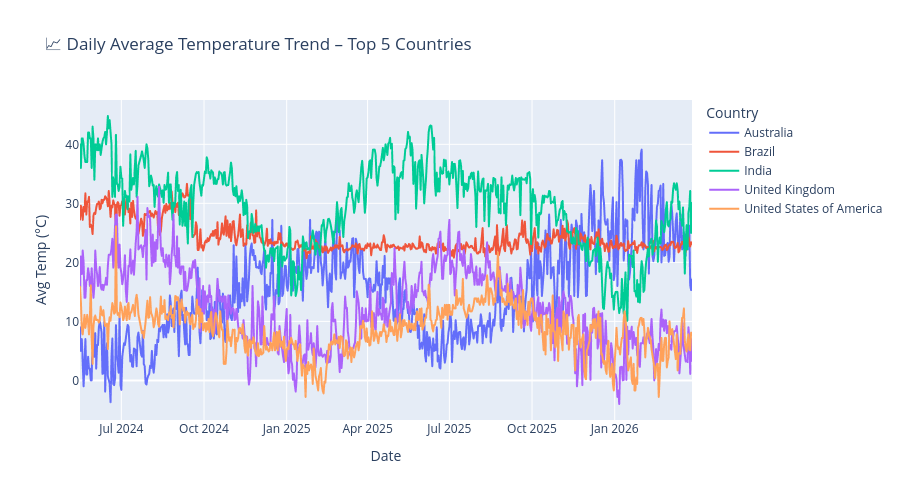

The notebook cell saved with this chart:
### Markdown cell above
## 12. Line Charts

### Code cell
top5_countries = ['United States of America', 'India', 'United Kingdom', 'Brazil', 'Australia']
# Line: Temperature trend over time for multiple countries (interactive)
df_line = df[df['country'].isin(top5_countries)].copy()
df_line = df_line.groupby(['country', 'date'])['temperature_celsius'].mean().reset_index()
df_line['date'] = pd.to_datetime(df_line['date'])

fig = px.line(
    df_line, x='date', y='temperature_celsius', color='country',
    title='📈 Daily Average Temperature Trend – Top 5 Countries',
    labels={'temperature_celsius': 'Avg Temp (°C)', 'date': 'Date'}
)
fig.update_layout(height=500, legend_title='Country')
fig.show()

### Figure 1 — Plotly figure (JSON) as saved in the notebook; plotly's stock layout.template omitted (floating-point values rounded to 4 significant figures; data arrays with more than 128 entries replaced by an {"elided": "..."} marker saying what was removed)
{"data": [{"hovertemplate": "country=Australia<br>Date=%{x}<br>Avg Temp (°C)=%{y}<extra></extra>", "legendgroup": "Australia", "line": {"color": "#636efa", "dash": "solid"}, "marker": {"symbol": "circle"}, "mode": "lines", "name": "Australia", "showlegend": true, "type": "scattergl", "x": {"elided": "675 str values"}, "xaxis": "x", "y": {"elided": "675 float values"}, "yaxis": "y"}, {"hovertemplate": "country=Brazil<br>Date=%{x}<br>Avg Temp (°C)=%{y}<extra></extra>", "legendgroup": "Brazil", "line": {"color": "#EF553B", "dash": "solid"}, "marker": {"symbol": "circle"}, "mode": "lines", "name": "Brazil", "showlegend": true, "type": "scattergl", "x": {"elided": "674 str values"}, "xaxis": "x", "y": {"elided": "674 float values"}, "yaxis": "y"}, {"hovertemplate": "country=India<br>Date=%{x}<br>Avg Temp (°C)=%{y}<extra></extra>", "legendgroup": "India", "line": {"color": "#00cc96", "dash": "solid"}, "marker": {"symbol": "circle"}, "mode": "lines", "name": "India", "showlegend": true, "type": "scattergl", "x": {"elided": "676 str values"}, "xaxis": "x", "y": {"elided": "676 float values"}, "yaxis": "y"}, {"hovertemplate": "country=United Kingdom<br>Date=%{x}<br>Avg Temp (°C)=%{y}<extra></extra>", "legendgroup": "United Kingdom", "line": {"color": "#ab63fa", "dash": "solid"}, "marker": {"symbol": "circle"}, "mode": "lines", "name": "United Kingdom", "showlegend": true, "type": "scattergl", "x": {"elided": "676 str values"}, "xaxis": "x", "y": {"elided": "676 float values"}, "yaxis": "y"}, {"hovertemplate": "country=United States of America<br>Date=%{x}<br>Avg Temp (°C)=%{y}<extra></extra>", "legendgroup": "United States of America", "line": {"color": "#FFA15A", "dash": "solid"}, "marker": {"symbol": "circle"}, "mode": "lines", "name": "United States of America", "showlegend": true, "type": "scattergl", "x": {"elided": "665 str values"}, "xaxis": "x", "y": {"elided": "665 float values"}, "yaxis": "y"}], "layout": {"height": 500, "legend": {"title": {"text": "Country"}, "tracegroupgap": 0}, "title": {"text": "📈 Daily Average Temperature Trend – Top 5 Countries"}, "xaxis": {"anchor": "y", "domain": [0, 1], "title": {"text": "Date"}}, "yaxis": {"anchor": "x", "domain": [0, 1], "title": {"text": "Avg Temp (°C)"}}}}
